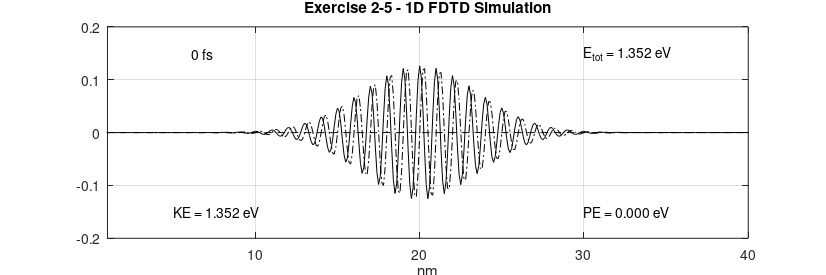
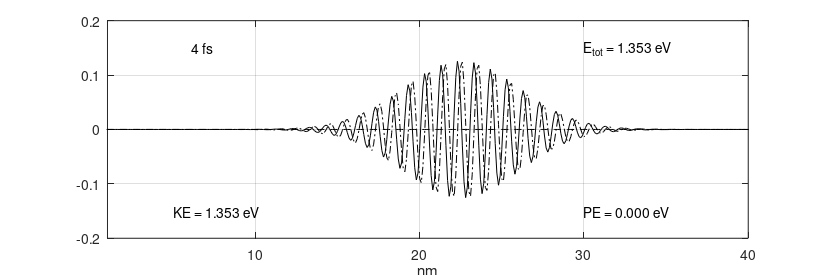
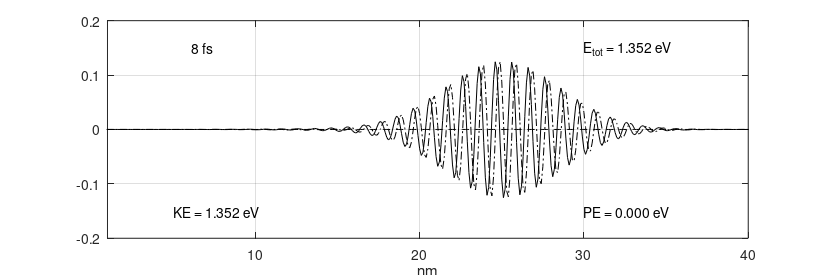

These charts were generated, in order, by the following MATLAB code:
##############################################################################
##
## Copyright (C) 2023, Ervin Mazlagic
##
## This file is part of the personal solutions manual for "Quantum Mechanics
## for Electrical Engineers" by Dennis M. Sullivan (ISBN 978-0-470-87409-7),
## see "github.com/ninux/qmee".
##
##############################################################################

## Chapter 1 - Exercise 2-5
## 1D FDTD simulation of psi

# cleanup environment
clear all;
close all;

% measure time for complete script to run
tic();

# general definitions and constants
h           = 6.626e-34;    # [J*s]     Plank's constant
hbar        = h/(2*pi);     # [J*s]     reduced Plank's constant
m0          = 9.1e-31;      # [kg]      free space mass of electron (rest mass)

meff_Si     = 1.08;         # [-]       effective mass factor of Si
meff_Ge     = 0.067;        # [-]       effective mass factor of Ge
meff_GaAs   = 0.55;         # [-]       effective mass factor of GaAs

meff        = meff_Si;      # [m]       effective mass
melec       = meff*m0;      # [?]       mass of an electron
ecoul       = 1.6e-19;      # [C]       charge of an electron
epsz        = 8.85e-9;      # [A*s/V/m] dielectric of free space
eV2J        = 1.6e-19;      # [-]       energy conversion factor (eV to J)
J2eV        = 1/eV2J;       # [-]       energy conversion factor (J to eV)

# simulation parameters
NN          = 400;          # [-]       number of points in the problem space
del_x       = .1e-9;        # [?]       cell size
dt          = 2e-17;        # [s]       time steps
DX          = del_x*1e9;    # [_]       cell size in nm
XX          = (DX:DX:DX*NN);# [-]       length in nm for plotting
ra          = (0.5*hbar/melec)*(dt/del_x^2);    # must be < 0.15 for stability

# check stability
if (ra < 0.15)
    # stable
elseif
    # unstable
    printf("WARNING: Simulation not stable, check parameters ...");
endif

# specification of the potential
# original code with loops
#{
V = zeros(1,NN);  # init potential vector

## potential definitions

# constant barrier band in center
for n = NN/2:NN/2+50
    V(n) = .15*eV2J;
end

# semiconductor condution band
for n = 1 : NN/2
    V(n) = .1*eV2J;
end

for n = NN/2+1 : NN
    V(n) = .2*eV2J;
end

# electric field
for n = 1 : NN
    V(n) = -(0.2/400)*(n-400)*eV2J;
end
#}
# new code with potential selection and without loops
V = zeros(1,NN);    # initialize potential vector with 0

# potential options
#{
    A = zero potential
    B = constant barrier band in center
    C = semiconductor conduction band
    D = one-sided finite wall
    E = linear electric field
#}
potentialOption = "A";

if (potentialOption == "A")
    # zero potential
elseif (potentialOption == "B")
    # constant barrier band in center
    bw = 50;                    # barrier width
    vb = 0.15*eV2J;             # barrier potential
    V(NN/2:NN/2+bw) = vb;
elseif (potentialOption == "C")
    # semicondctor conduction band
    vb1 = 0.1*eV2J;             # 1st potential
    vb2 = 0.2*eV2J;             # 2nd potential
    V(1:NN/2) = vb1;
    V(NN/2+1:NN) = vb2;
elseif (potentialOption == "D")
    # one-sided finite wall
    vb = 0.2*eV2J;              # potential
    V(NN/2:NN) = vb;
elseif (potentialOption == "E")
    # linear electric field
    vbm = (0.2/NN)*eV2J;        # max. potential
    V(1:NN) = ([NN:-1:1]')*vbm;
elseif
    printf("ERROR: invalid potential option, aborting script ...\n");
    return
endif

#initialize a sine wave in a gaussian envelope
lambda  = 10;           # pulse wavelength
sigma   = 50;           # pulse width
nc      = 200;          # starting position
prl     = zeros(1,NN);  # real part of the state variable
pim     = zeros(1,NN);  # imaginary part of the state variable
ptot    = 0.;           # total energy

# original code with loops
#{
for n=2:NN-1
    prl(n)  = exp(-1.*((n-nc)/sigma)^2)*cos(2*pi*(n-nc)/lambda);
    pim(n)  = exp(-1.*((n-nc)/sigma)^2)*sin(2*pi*(n-nc)/lambda);
    ptot    = ptot + prl(n)^2 + pim(n)^2;
end
#}
# new code without loops
prl(2:NN-1) = exp(-1.*(([2:NN-1]-nc)./sigma).^2) ...
            .* cos((2*pi).*([2:NN-1]-nc)./lambda);
pim(2:NN-1) = exp(-1.*(([2:NN-1]-nc)./sigma).^2) ...
            .* sin((2*pi).*([2:NN-1]-nc)./lambda);
ptot = sum(prl.^2) + sum(pim.^2);

pnorm = sqrt(ptot); # normalization constant

# normalize and check
ptot = 0.;

# original code with loops
#{
for n=1:NN
    prl(n)  = prl(n)/pnorm;
    pim(n)  = pim(n)/pnorm;
    ptot    = ptot + prl(n)^2 + pim(n)^2;
end
#}
# new code without loops
prl(1:NN) = prl(1:NN)./pnorm;
pim(1:NN) = pim(1:NN)./pnorm;
ptot = sum(prl(1:NN).^2) + sum(pim(1:NN).^2);

# check normalization for total energy
    norm_limit = (1e-3)*[-1, 1] + 1;
    if (ptot > norm_limit(1) && ptot < norm_limit(2))
        # normalization ok
        fprintf("INFO: Normalization for energy ok (n = %f, error = %2.3f %%).\n",
                ptot, (ptot-1)*1e2);
    else
        # normalization not ok
        fprintf("WARNING: Normalization for energy not ok (n = %f, error = %2.3f %%).\n",
                ptot, (ptot-1)*1e2);
    endif

# parameters for the FDTD simulation
T       = 0;    # absolute time in steps
n_step  = 1;    # steps per loop
count   = 0;    # number of loops
nos     = 200;  # number of timestepts between plots (equidistant)
nop     = 3;    # number of plots to be made

# perform simulation
while nop > count

    # this is the core FDTD program
    for m=1:n_step
        T = T+1;

        #{
        for n=2:NN-1
            prl(n) = prl(n) ...
                   - ra*(pim(n-1) -2*pim(n) + pim(n+1)) ...
                   + (dt/hbar)*V(n)*pim(n);
        end

        for n=2:NN-1
            pim(n) = pim(n) ...
                   + ra*(prl(n-1) -2*prl(n) + prl(n+1)) ...
                   - (dt/hbar)*V(n)*prl(n);
        end
        #}
        # new code without loops
        rng = [2:NN-1];

        prl(rng) = prl(rng) ...
                 - ra.*(pim(rng-1) - 2.*pim(rng) + pim(rng+1)) ...
                 + (dt/hbar).*V(rng).*pim(rng);

        pim(rng) = pim(rng) ...
                 + ra.*(prl(rng-1) - 2.*prl(rng) + prl(rng+1)) ...
                 - (dt/hbar).*V(rng).*prl(rng);
    end

    # calculate the expected values
    PE = 0.;    # initialize potential energy

    # original code with loops
    #{
    for n=1:NN
        psi(n) = prl(n) + i*pim(n);
        PE     = PE + psi(n)*psi(n)'*V(n);
    end
    #}
    # new code without loops
    psi(1:NN) = prl(1:NN) + i.*pim(1:NN);
    PE = sum(psi(1:NN).*conj(psi(1:NN)).*V(1:NN));

    # check normalization
    check_norm = psi*psi';
    norm_limit = (1e-3)*[-1, 1] + 1;
    if (check_norm > norm_limit(1) && check_norm < norm_limit(2))
        # normalization ok
        fprintf("INFO: Normalization for psi ok (n = %f, error = %2.3f %%).\n",
                check_norm, (check_norm-1)*1e2);
    else
        # normalization not ok
        fprintf("WARNING: Normalization for psi not ok (n = %f, error = %2.3f %%).\n",
                check_norm, (check_norm-1)*1e2);
    endif

    PE = PE*J2eV;    # potential energy

    ke = 0. + j*0.;

    # original code with loops
    #{
    for n=2:NN-1
        lap_p = psi(n+1) - 2*psi(n) + psi(n-1);
        ke = ke + lap_p*psi(n)';
    end
    #}
    # new code without loops
    rng = [2:NN-1];
    ke = sum((psi(rng+1)-2.*psi(rng)+psi(rng-1)).*conj(psi(rng)));

    KE = -J2eV*((hbar/del_x)^2/(2*melec))*real(ke);    # kinetic energy

    # plot results
    figure(count+1);
    plot(XX, prl, "k");
    hold on;
    plot(XX, pim, "-.k");
    plot(XX, J2eV*V, "--k");
    hold off;

    axis([1 DX*NN -.2 .2] );

    # insert plot annotations
    text( 5,  .15, sprintf("%7.0f fs",           T*dt*1e15)); # show time in plot
    text( 5, -.15, sprintf("KE = %5.3f eV",      KE));        # show KE in plot
    text(30, -.15, sprintf("PE = %5.3f eV",      PE));        # show PE in plot
    text(30,  .15, sprintf("E_t_o_t = %5.3f eV", KE+PE));     # show Etot in plot

    xlabel("nm");

    set(gca, "fontsize", 10);
    if (count == 0)
        title("Exercise 2-5 - 1D FDTD Simulation");
    else
        title(" ");
    endif
    grid on;

    fig = gcf();
    set(fig, "PaperUnits", "centimeters");
    x_width = 21;
    y_width = 7;
    set(fig, "PaperPosition", [0 0 x_width y_width]);
    print(fig, strcat("ex_2_5_", num2str(count), ".png"), "-dpng");

    count++;
    n_step = nos;
end

# show time
elapsed_time = toc();
printf("INFO: Total time for simulation is %f s\n", elapsed_time);
